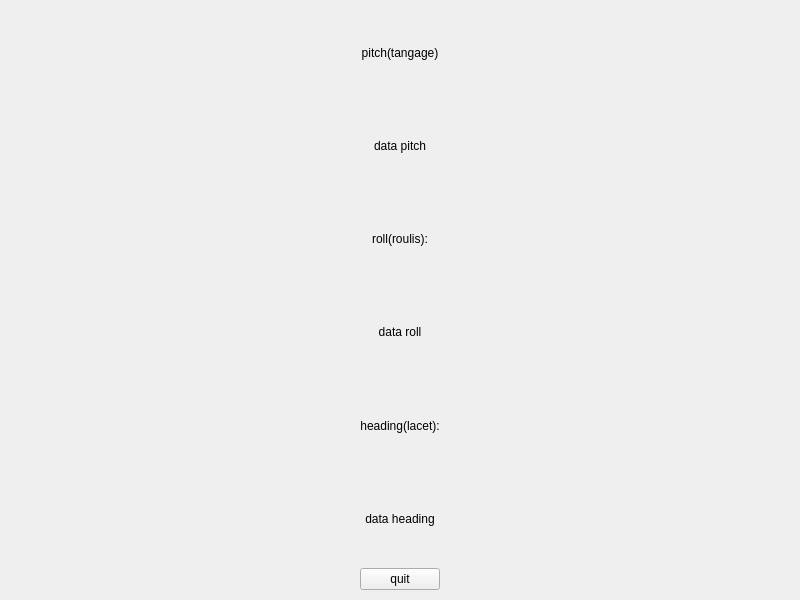
<?xml version="1.0" encoding="UTF-8"?>
<ui version="4.0">
 <class>UDP</class>
 <widget class="QWidget" name="UDP">
  <property name="geometry">
   <rect>
    <x>0</x>
    <y>0</y>
    <width>800</width>
    <height>600</height>
   </rect>
  </property>
  <property name="sizePolicy">
   <sizepolicy hsizetype="Preferred" vsizetype="Preferred">
    <horstretch>0</horstretch>
    <verstretch>0</verstretch>
   </sizepolicy>
  </property>
  <property name="minimumSize">
   <size>
    <width>0</width>
    <height>0</height>
   </size>
  </property>
  <property name="windowTitle">
   <string>UDP</string>
  </property>
  <widget class="QWidget" name="gridLayoutWidget">
   <property name="geometry">
    <rect>
     <x>9</x>
     <y>9</y>
     <width>781</width>
     <height>581</height>
    </rect>
   </property>
   <layout class="QGridLayout" name="gridLayout">
    <item row="0" column="0">
     <spacer name="horizontalSpacer">
      <property name="orientation">
       <enum>Qt::Horizontal</enum>
      </property>
      <property name="sizeHint" stdset="0">
       <size>
        <width>40</width>
        <height>20</height>
       </size>
      </property>
     </spacer>
    </item>
    <item row="0" column="2">
     <spacer name="horizontalSpacer_2">
      <property name="orientation">
       <enum>Qt::Horizontal</enum>
      </property>
      <property name="sizeHint" stdset="0">
       <size>
        <width>40</width>
        <height>20</height>
       </size>
      </property>
     </spacer>
    </item>
    <item row="0" column="1">
     <layout class="QVBoxLayout" name="verticalLayout">
      <item>
       <widget class="QLabel" name="label">
        <property name="text">
         <string>pitch(tangage)</string>
        </property>
        <property name="alignment">
         <set>Qt::AlignCenter</set>
        </property>
       </widget>
      </item>
      <item>
       <widget class="QLabel" name="labpitch">
        <property name="text">
         <string>data pitch</string>
        </property>
        <property name="alignment">
         <set>Qt::AlignCenter</set>
        </property>
       </widget>
      </item>
      <item>
       <widget class="QLabel" name="label_3">
        <property name="layoutDirection">
         <enum>Qt::LeftToRight</enum>
        </property>
        <property name="text">
         <string>roll(roulis):</string>
        </property>
        <property name="alignment">
         <set>Qt::AlignCenter</set>
        </property>
       </widget>
      </item>
      <item>
       <widget class="QLabel" name="labroll">
        <property name="layoutDirection">
         <enum>Qt::LeftToRight</enum>
        </property>
        <property name="text">
         <string>data roll</string>
        </property>
        <property name="alignment">
         <set>Qt::AlignCenter</set>
        </property>
       </widget>
      </item>
      <item>
       <widget class="QLabel" name="label_2">
        <property name="text">
         <string>heading(lacet):</string>
        </property>
        <property name="alignment">
         <set>Qt::AlignCenter</set>
        </property>
       </widget>
      </item>
      <item>
       <widget class="QLabel" name="labheading">
        <property name="text">
         <string>data heading</string>
        </property>
        <property name="alignment">
         <set>Qt::AlignCenter</set>
        </property>
       </widget>
      </item>
      <item>
       <widget class="QPushButton" name="PBquit">
        <property name="text">
         <string>quit</string>
        </property>
       </widget>
      </item>
     </layout>
    </item>
   </layout>
  </widget>
 </widget>
 <resources/>
 <connections>
  <connection>
   <sender>PBquit</sender>
   <signal>clicked()</signal>
   <receiver>UDP</receiver>
   <slot>close()</slot>
   <hints>
    <hint type="sourcelabel">
     <x>369</x>
     <y>535</y>
    </hint>
    <hint type="destinationlabel">
     <x>399</x>
     <y>299</y>
    </hint>
   </hints>
  </connection>
 </connections>
</ui>
